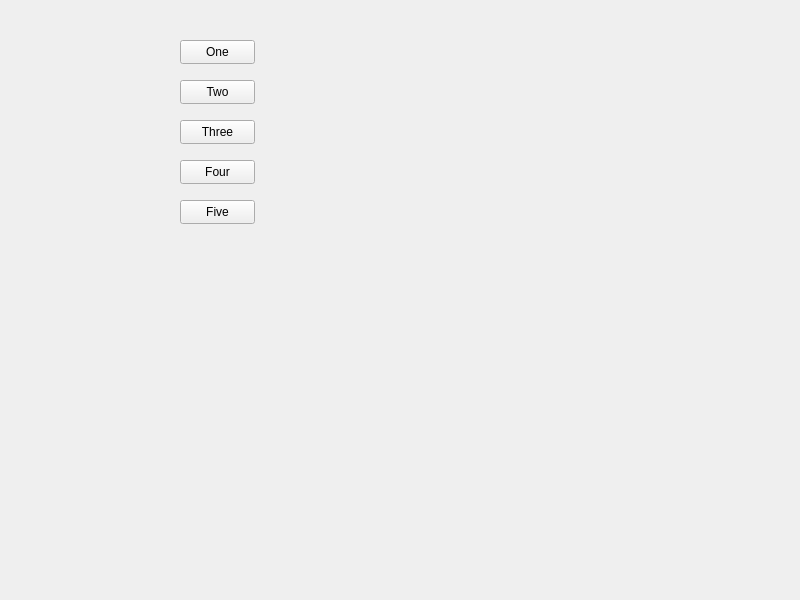
<?xml version="1.0" encoding="UTF-8"?>
<ui version="4.0">
 <class>Widget</class>
 <widget class="QWidget" name="Widget">
  <property name="geometry">
   <rect>
    <x>0</x>
    <y>0</y>
    <width>800</width>
    <height>600</height>
   </rect>
  </property>
  <property name="windowTitle">
   <string>Widget</string>
  </property>
  <widget class="QPushButton" name="oneButton">
   <property name="geometry">
    <rect>
     <x>180</x>
     <y>40</y>
     <width>75</width>
     <height>24</height>
    </rect>
   </property>
   <property name="text">
    <string>One</string>
   </property>
  </widget>
  <widget class="QPushButton" name="twoButton">
   <property name="geometry">
    <rect>
     <x>180</x>
     <y>80</y>
     <width>75</width>
     <height>24</height>
    </rect>
   </property>
   <property name="text">
    <string>Two</string>
   </property>
  </widget>
  <widget class="QPushButton" name="threeButton">
   <property name="geometry">
    <rect>
     <x>180</x>
     <y>120</y>
     <width>75</width>
     <height>24</height>
    </rect>
   </property>
   <property name="text">
    <string>Three</string>
   </property>
  </widget>
  <widget class="QPushButton" name="fourButton">
   <property name="geometry">
    <rect>
     <x>180</x>
     <y>160</y>
     <width>75</width>
     <height>24</height>
    </rect>
   </property>
   <property name="text">
    <string>Four</string>
   </property>
  </widget>
  <widget class="QPushButton" name="fiveButton">
   <property name="geometry">
    <rect>
     <x>180</x>
     <y>200</y>
     <width>75</width>
     <height>24</height>
    </rect>
   </property>
   <property name="text">
    <string>Five</string>
   </property>
  </widget>
 </widget>
 <resources/>
 <connections/>
</ui>
